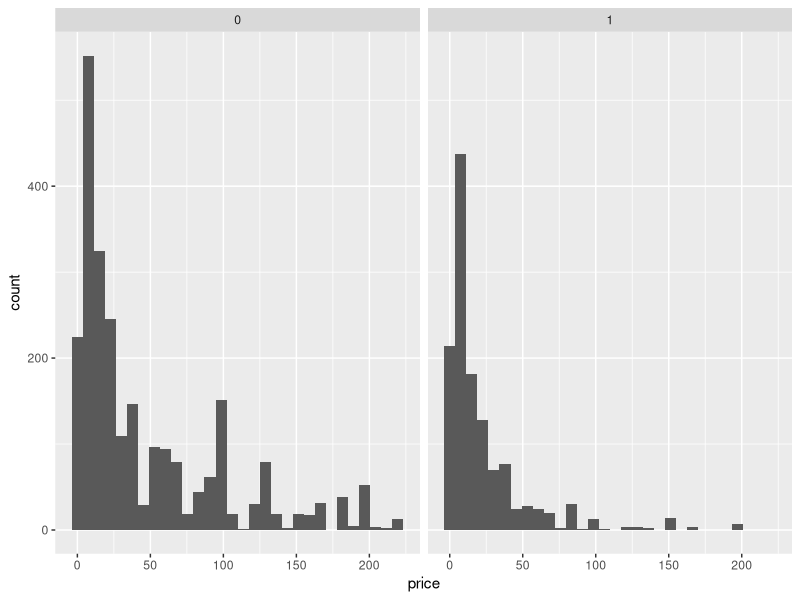
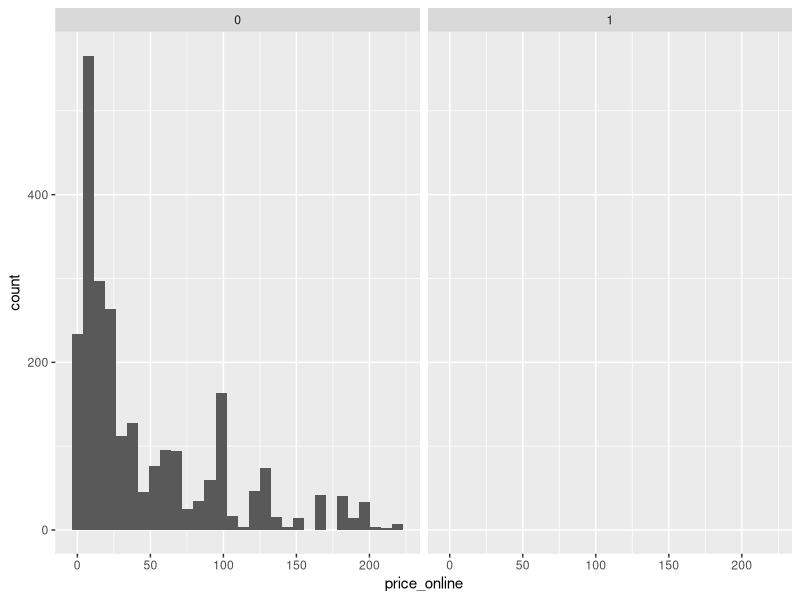
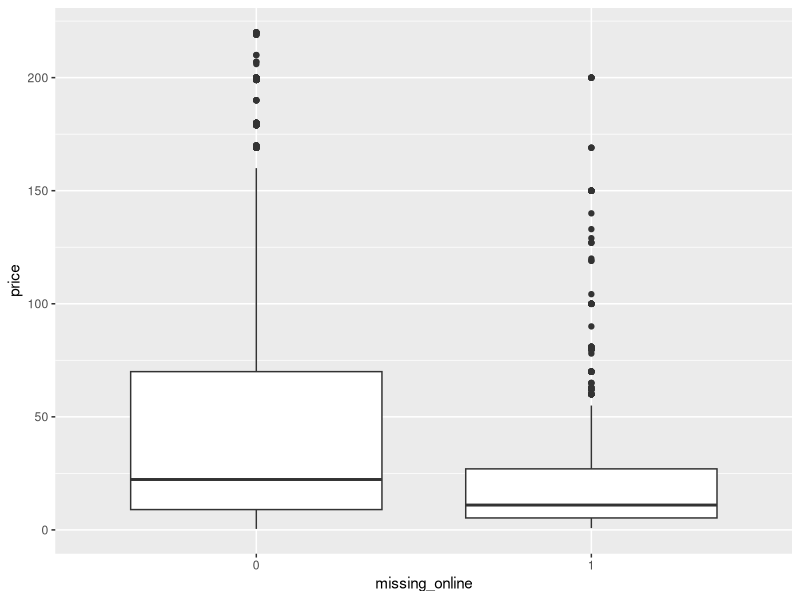
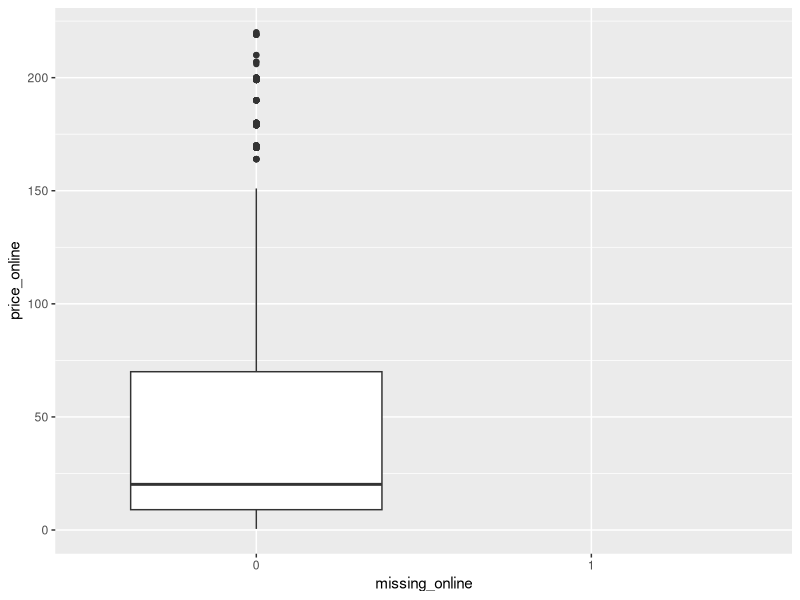

Generate these figures, in order, with R:
#Problem Set 3
rm(list=ls())
# 1.	Use the amazon_compare.csv file and load it into R.
amazon <- read.csv("amazon_compare.csv")

# 2.	Do steps 2-3 exactly as you did in PS1. 
# The random number generator should be from the same distribution as in PS1. 
# What type of sampling is this?
sum(is.na(amazon$price))
sum(is.na(amazon$price_online))

amazon2 <- amazon[which(!is.na(amazon$price) & !is.na(amazon$price_online)),]

amazon3 <- amazon2[which(amazon2$price <= quantile(amazon2$price, prob = 0.99) & 
                           amazon2$price_online <= quantile(amazon2$price_online, prob = 0.99)),]

set.seed(31)
amazon3$id_rand <- rnorm(nrow(amazon3), mean = 0, sd = 1)
amazon4 <- amazon3[order(amazon3$id_rand, decreasing = FALSE),]
amazon4 <- amazon4[1:1000,]
#This is simple random samlping

# 3.	Copy-paste your answer in Q4 in PS1.
mean(amazon3$price)
sd(amazon3$price)
sd(amazon3$price)^2
quantile(amazon3$price, probs = c(0, 0.25, 0.5, 0.75, 1))
quantile(amazon3$price, probs = seq(from = 0, to = 1, by = 0.1))

mean(amazon3$price_online)
sd(amazon3$price_online)
sd(amazon3$price_online)^2
quantile(amazon3$price_online, probs = c(0, 0.25, 0.5, 0.75, 1))
quantile(amazon3$price_online, probs = seq(from = 0, to = 1, by = 0.1))

# 4. Use a t-test: compare the means of price and online price
# H0 = means are the same
# Ha = means are different, they are not equal

t.test(amazon3$price == amazon3$price_online, alternative = c('two.sided'))

# extremely small p value. We can reject the null hypothesis. They are not the same.

# Question 5

x <- mean(amazon3$price_online)
t.test(amazon3$price, mu=x) # gives p value > 0.05: the means are not different. Fail to reject the Null

y <- mean(amazon3$price)
t.test(amazon3$price_online, mu=y) # gives p value > 0.05: the means are not different. Fail to reject the Null

# Question 6.	Use once again the original dataset and drop observations 
# for that are above the 95 percentile of the price variable.

amazon5 <- amazon[which(amazon$price <= quantile(amazon$price, prob = 0.95)),]


#7.	Generate a dummy variable taking value one if price_online is missing and zero otherwise. 
# Call this variable missing_online. 
# Make histograms and boxplots of price and price_amazon for each value of this indicator variable. 
# What can you say with respect to these conditional distribu-tions?

amazon5$missing_online <- ifelse(is.na(amazon5$price_online), 1, 0)
amazon5$missing_online <- factor(amazon5$missing_online)

library(ggplot2)
ggplot(amazon5, aes(price)) + geom_histogram() + facet_wrap(~missing_online)
ggplot(amazon5, aes(price_online)) + geom_histogram() + facet_wrap(~missing_online)

ggplot(amazon5, aes(missing_online, price)) + geom_boxplot()
ggplot(amazon5, aes(missing_online, price_online)) + geom_boxplot()

#End of coding, you can go ahead with question 8
